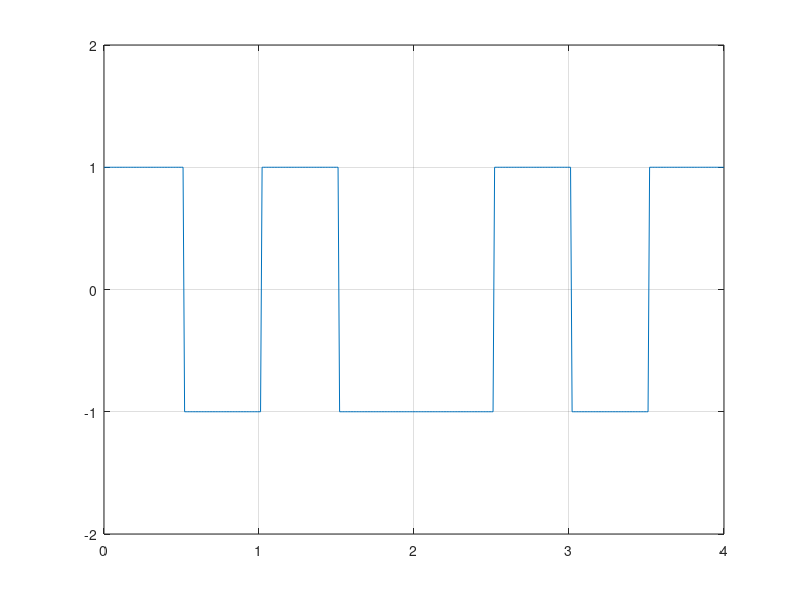

This chart was generated by the following MATLAB code:
clear;
N=4;
n=randi([0 1],1,N);
nnn=[];
for m=1:N
 if n(m)==0
        nn=[-1 1];
    else 
        nn=[1 -1];
 end
 nnn=[nnn nn];
end
i=1;
l=0.5;
t=0:0.01:length(n);
for j=1:length(t)
    if t(j)<=l
        y(j)=nnn(i);
    else 
        y(j)=nnn(i);
        i=i+1;
        l=l+0.5;
    end
end
plot(t,y);
grid on;
axis([0 N -2 2]);
